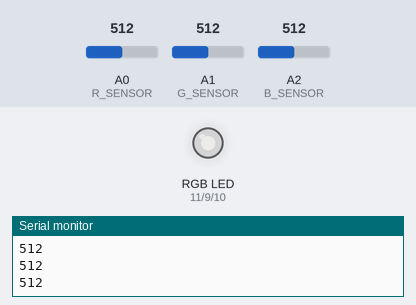
This sketch was run on a simulated Arduino Uno, built with avr-gcc and run on an emulated ATmega328P. Shown: an RGB LED mixed from three pins (HIGH = lit), the last lines printed to the serial monitor. The inputs (shaded band) are chosen by the test bench; at power-on: A0 (R_SENSOR) = 512, A1 (G_SENSOR) = 512, A2 (B_SENSOR) = 512. Dim RGB values are drawn brighter than linear.

Above: at 1.8 s.
1.9 s: A0 (R_SENSOR) set to 716
At 3.1 s:
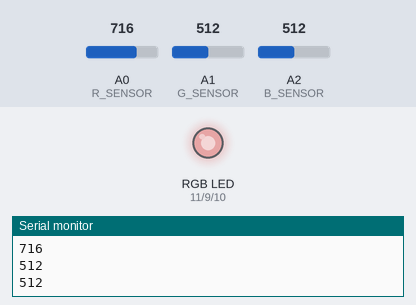
3.5 s: A1 (G_SENSOR) set to 900
At 5.2 s:
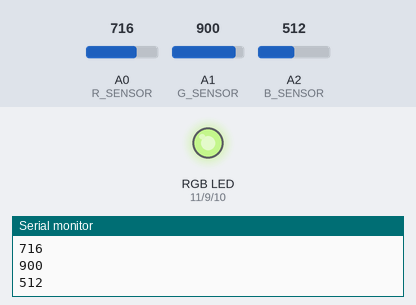
5.5 s: A2 (B_SENSOR) set to 122
At 6.6 s:
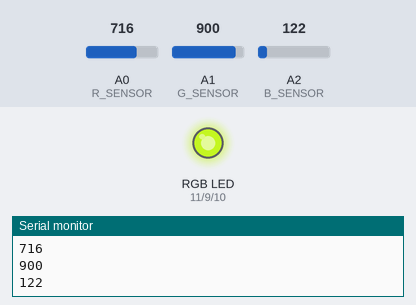
7.5 s: A2 (B_SENSOR) set to 0
At 8.9 s:
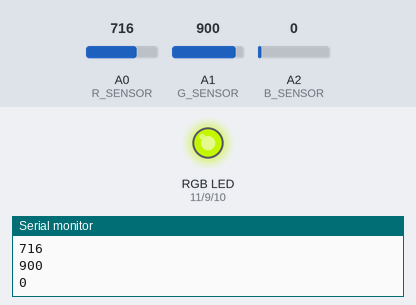
9.5 s: A0 (R_SENSOR) set to 511
At 11.2 s:
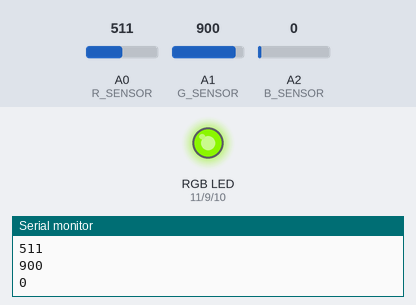
11.6 s: A1 (G_SENSOR) set to 306
At 13.6 s:
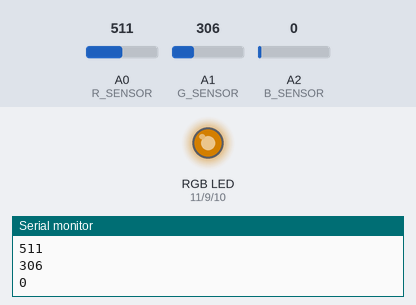
Timing chart, 0 to 14.6 s (numbered marks = the images above; inputs shaded):
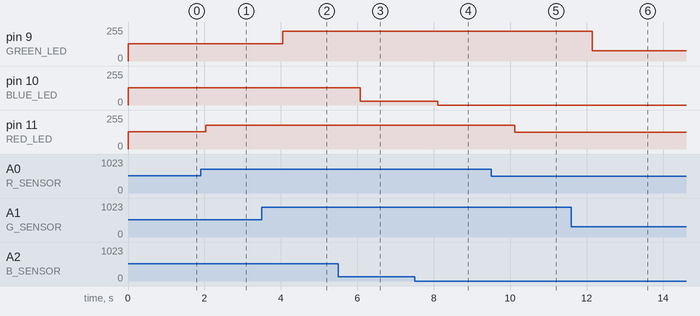

The sketch:

rgb.ino
```cpp
const int GREEN_LED = 9;
const int BLUE_LED = 10;
const int RED_LED = 11;

const int R_SENSOR = A0;
const int G_SENSOR = A1;
const int B_SENSOR = A2;

int r_value = 0;
int g_value = 0;
int b_value = 0;

int r_sensor_value = 0;
int g_sensor_value = 0;
int b_sensor_value = 0;

void setup() {
  Serial.begin(9600);

  pinMode(RED_LED, OUTPUT);
  pinMode(GREEN_LED, OUTPUT);
  pinMode(BLUE_LED, OUTPUT);
}

void loop() {
  r_sensor_value = analogRead(R_SENSOR);
  delay(5);
  g_sensor_value = analogRead(G_SENSOR);
  delay(5);
  b_sensor_value = analogRead(B_SENSOR);

  r_value = r_sensor_value / 4;
  g_value = g_sensor_value / 4;
  b_value = b_sensor_value / 4;

  analogWrite(RED_LED, r_value);
  analogWrite(GREEN_LED, g_value);
  analogWrite(BLUE_LED, b_value);

  Serial.print("Sensor values:");
  Serial.print("\n");
  Serial.print(r_sensor_value);
  Serial.print("\n");
  Serial.print(g_sensor_value);
  Serial.print("\n");
  Serial.print(b_sensor_value);
  Serial.print("\n");
  delay(1000);
}
```

Measured:
- after the input at 1.9 s, pin 11 (RED_LED): 128/255 → 179/255 after 0.13 s
- after the input at 3.5 s, pin 9 (GREEN_LED): 128/255 → 225/255 after 0.55 s
- after the input at 5.5 s, pin 10 (BLUE_LED): 128/255 → 30/255 after 0.58 s
- after the input at 7.5 s, pin 10 (BLUE_LED): 30/255 → 0/255 after 0.60 s
- after the input at 9.5 s, pin 11 (RED_LED): 179/255 → 127/255 after 0.62 s
- after the input at 11.6 s, pin 9 (GREEN_LED): 225/255 → 76/255 after 0.54 s
